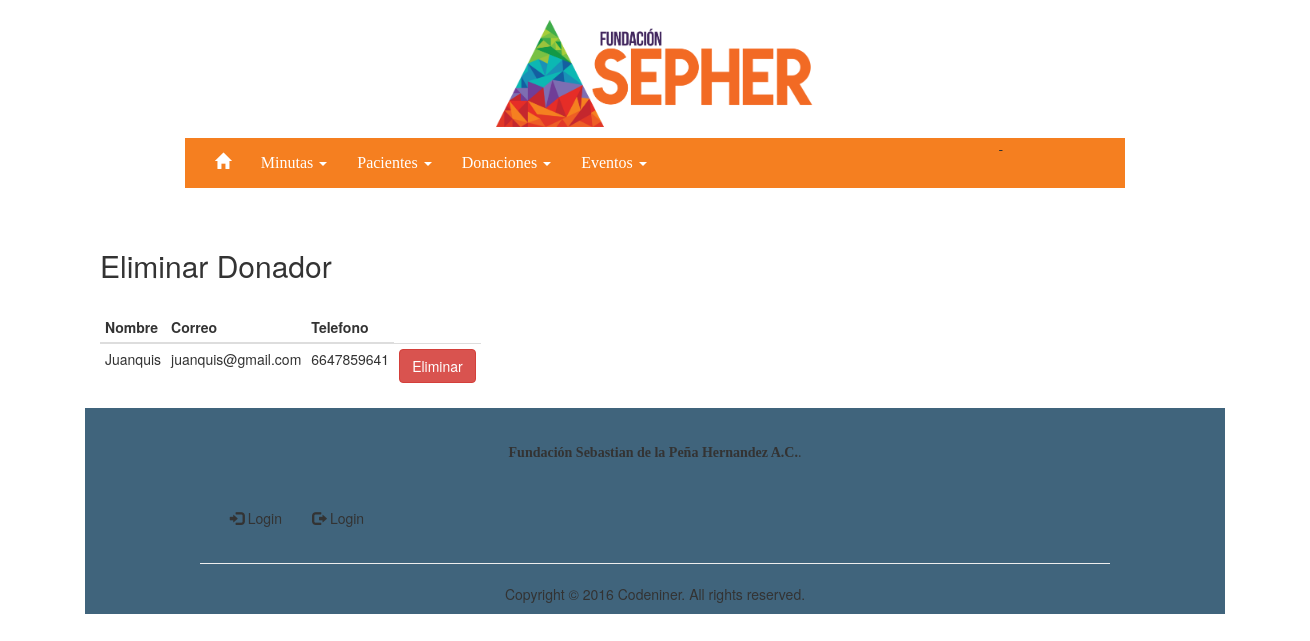
The app's page /Donadores_ediar/ with its own data.
### donaciones/models.py (models this page shows, shortened)
class Donadores(models.Model):
    Donador_nombre=models.CharField(max_length=50)
    Donador_correo=models.EmailField()
    Donador_tel=models.CharField(max_length=15)

### donaciones/views.py (the view)
# urls.py: url(r'^Donadores_ediar/$', donadores_report.as_view(), name = 'Donadores_eliminar_view'),
class donadores_report(ListView):
	template_name = 'donadores_report.html'
	model = Donadores

### templates/donadores_report.html (shortened to what this page needs)
{% extends 'base.html' %}
{% block content %}
<br>
<div class="container">
  <h2>Eliminar Donador</h2>
  <br>
  <table class="table table-condensed"">
    <thead>
      <tr>
        <th>Nombre </th>
        <th>Correo </th>
        <th>Telefono</th>
      </tr>
    </thead>
    {% for item in object_list %}
    <tbody>
    <tr>
		<td>{{item.Donador_nombre}}</td>
		<td>{{item.Donador_correo}}</td>
    <td>{{item.Donador_tel }}</td>
    <td><a class="btn btn-danger" href="/eliminar_donador/{{ item.pk }}" role="button">Eliminar</a>
	</tr>
    {% endfor %}
  </table>
{% endblock %}

### templates/base.html (style rules this page uses)
a { text-decoration: none; text-decoration: none !important; text-decoration-color: -moz-use-text-color; text-decoration-line: none; text-decoration-style: solid; color: #333; }
th { padding: 7px; }
td { padding: 8px; }

### records on screen
Donadores: Donador_nombre "Juanquis", Donador_correo "juanquis@gmail.com", Donador_tel "6647859641"
